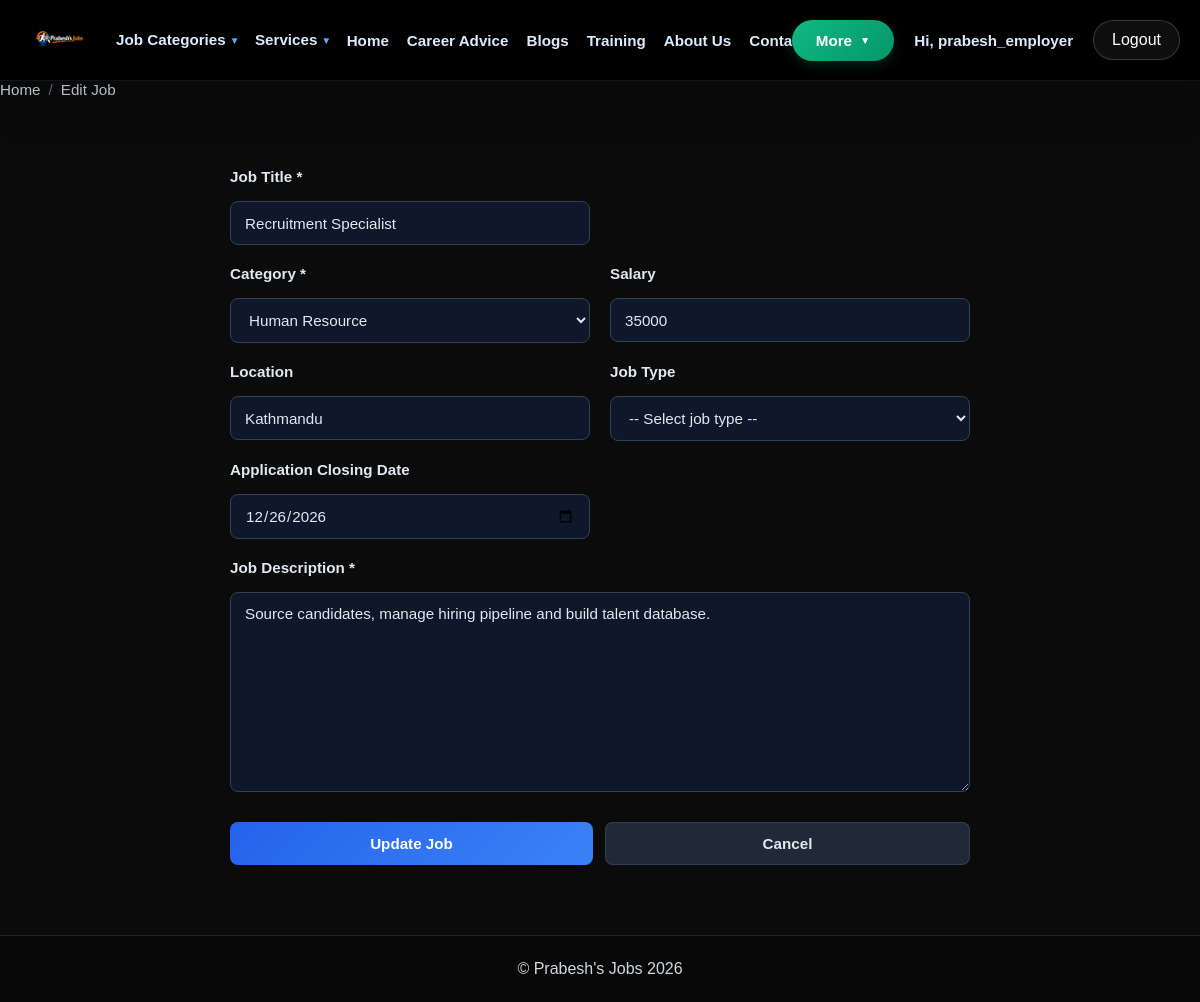
/editJob.php?id=30 (signed in), run on the app's committed database.
### tables this page shows
CREATE TABLE jobs (
    id INT AUTO_INCREMENT PRIMARY KEY,
    title VARCHAR(200) NOT NULL,
    description TEXT NOT NULL,
    salary VARCHAR(50),
    salaryMax VARCHAR(50),
    location VARCHAR(100),
    jobType VARCHAR(50),
    experience VARCHAR(50),
    qualification VARCHAR(100),
    categoryId INT,
    companyId INT,
    postedBy INT,
    closingDate DATE,
    status ENUM('Open', 'Closed', 'Draft') DEFAULT 'Open',
    isArchived TINYINT(1) NOT NULL DEFAULT 0,
    views INT DEFAULT 0,
    applications INT DEFAULT 0,
    createdAt DATETIME DEFAULT CURRENT_TIMESTAMP,
    updatedAt DATETIME DEFAULT CURRENT_TIMESTAMP ON UPDATE CURRENT_TIMESTAMP,

    FOREIGN KEY (categoryId) REFERENCES categories(id) ON DELETE SET NULL,
    FOREIGN KEY (companyId) REFERENCES companies(id) ON DELETE SET NULL,
    FOREIGN KEY (postedBy) REFERENCES users(id) ON DELETE SET NULL,
    INDEX idx_status (status),
    INDEX idx_postedBy (postedBy),
    INDEX idx_categoryId (categoryId),
    INDEX idx_companyId (companyId),
    INDEX idx_createdAt (createdAt)
);

CREATE TABLE categories (
    id INT AUTO_INCREMENT PRIMARY KEY,
    name VARCHAR(100) NOT NULL UNIQUE,
    description TEXT,
    createdAt DATETIME DEFAULT CURRENT_TIMESTAMP,
    INDEX idx_name (name)
);

### editJob.php (called while the page is built, shortened)
<?php
require_once __DIR__ . '/includes/DbConnection.php';
require_once __DIR__ . '/includes/jobcontroller.php';
$jobId = intval($_GET['id'] ?? 0);
try {
    $jobController = new JobController($pdo);
    $job = $jobController->getJobById($jobId);
    $stmt = $pdo->query("SELECT id, name FROM categories ORDER BY CASE WHEN name IN ('Sales & Marketing','Sales/Business Development','Sales','Information Technology','IT – Programming & Development','Human Resource') THEN 0 ELSE 1 END, name ASC");
    $categories = $stmt->fetchAll(PDO::FETCH_ASSOC);
} catch (Exception $e) {
    $error = $e->getMessage();
}
require __DIR__ . '/views/addJob.html.php';
require __DIR__ . '/layouts/layout-main.php';

### includes/jobcontroller.php (called while the page is built, shortened)
<?php
class JobController
{
    private $pdo;
    public function __construct(PDO $pdo)
    {
        $this->pdo = $pdo;
    }
    public function getJobById(int $jobId): ?array
    {
        $sql = "SELECT j.*, c.name AS categoryName, co.companyName, co.logo AS companyLogo
                FROM jobs j
                LEFT JOIN categories c ON c.id = j.categoryId
                LEFT JOIN companies co ON co.id = j.companyId
                WHERE j.id = ?";
        $stmt = $this->pdo->prepare($sql);
        $stmt->execute([intval($jobId)]);
        return $stmt->fetch(PDO::FETCH_ASSOC) ?: null;
    }
}

### views/addJob.html.php (the view, shortened to what this page needs)
<?php
$categories = $categories ?? [];
$job = $job ?? null;
?>
<div class="add-job-container">
    <form method="POST" class="add-job-form">
        <div class="form-row">
            <div class="form-group">
                <label for="title">Job Title *</label>
                <input type="text" id="title" name="title" placeholder="e.g., Senior PHP Developer" value="<?= htmlspecialchars($_POST['title'] ?? ($job['title'] ?? '')) ?>" required>
            </div>
        </div>
        <div class="form-row">
            <div class="form-group">
                <label for="categoryId">Category *</label>
                <select id="categoryId" name="categoryId" required>
                    <?php foreach ($categories as $category): ?>
                        <option value="<?= intval($category['id']) ?>" <?= (intval($_POST['categoryId'] ?? ($job['categoryId'] ?? 0)) === intval($category['id'])) ? 'selected' : '' ?>>
                            <?= htmlspecialchars($category['name']) ?>
                        </option>
                    <?php endforeach; ?>
                </select>
            </div>
            <div class="form-group">
                <label for="salary">Salary</label>
                <input type="text" id="salary" name="salary" placeholder="e.g., 50,000 - 80,000" value="<?= htmlspecialchars($_POST['salary'] ?? ($job['salary'] ?? '')) ?>">
            </div>
        </div>
        <div class="form-row">
            <div class="form-group">
                <label for="location">Location</label>
                <input type="text" id="location" name="location" placeholder="e.g., Kathmandu, Nepal" value="<?= htmlspecialchars($_POST['location'] ?? ($job['location'] ?? '')) ?>">
            </div>
            <div class="form-group">
                <label for="jobType">Job Type</label>
                <select id="jobType" name="jobType">
                    <option value="">-- Select job type --</option>
                </select>
            </div>
        </div>
        <div class="form-row">
            <div class="form-group">
                <label for="closingDate">Application Closing Date</label>
                <input type="date" id="closingDate" name="closingDate" value="<?= htmlspecialchars($_POST['closingDate'] ?? ($job['closingDate'] ?? '')) ?>">
            </div>
        </div>
        <div class="form-row">
            <div class="form-group full-width">
                <label for="description">Job Description *</label>
                <textarea id="description" name="description" placeholder="Enter detailed job description..." required><?= htmlspecialchars($_POST['description'] ?? ($job['description'] ?? '')) ?></textarea>
            </div>
        </div>
        <div class="form-actions">
            <button type="submit" class="btn btn-primary"><?= isset($job) ? 'Update Job' : 'Post Job' ?></button>
            <a href="index.php" class="btn btn-secondary">Cancel</a>
        </div>
    </form>
</div>

### assets/css/visibility-fix.css (style rules this page uses)
input[type="text"], input[type="email"], input[type="password"], input[type="tel"], textarea, select { color: #ffffff; background-color: #0f172a; }
input::placeholder, textarea::placeholder { color: #94a3b8; }
button { color: #ffffff; }

### views/addJob.html.php (style rules this page uses)
.add-job-container { max-width: 800px; margin: 40px auto; padding: 30px; }
.add-job-form .form-row { display: grid; grid-template-columns: 1fr 1fr; gap: 20px; margin-bottom: 20px; }
.add-job-form .form-group.full-width { grid-column: 1 / -1; }
.add-job-form .form-group { display: flex; flex-direction: column; }
.add-job-form label { font-weight: 600; margin-bottom: 8px; color: #e2e8f0; font-size: 0.95rem; }
.add-job-form input, .add-job-form select, .add-job-form textarea { padding: 12px 14px; border: 1px solid #334155; border-radius: 8px; background: #0f172a; color: #e2e8f0; font-family: inherit; font-size: 0.95rem; transition: all 0.3s ease; }
.add-job-form textarea { resize: vertical; min-height: 200px; }
.add-job-form .form-actions { display: flex; gap: 12px; margin-top: 30px; }
.add-job-form .btn { flex: 1; padding: 12px 24px; border: none; border-radius: 8px; font-weight: 600; cursor: pointer; text-align: center; text-decoration: none; font-size: 0.95rem; transition: all 0.3s ease; }
.add-job-form .btn-primary { background: linear-gradient(135deg, #2563eb 0%, #3b82f6 100%); color: #ffffff; }
.add-job-form .btn-secondary { background: #1f2937; color: #e2e8f0; border: 1px solid rgba(148, 163, 184, 0.18); }

### data on the page
jobs: title "Recruitment Specialist", categoryId "Human Resource", salary "35000", location "Kathmandu", closingDate "12/26/2026", description "Source candidates, manage hiring pipeline and build talent database."

### other printed values
$safeUserName "prabesh_employer"
$label "Home"
$label "Edit Job"
